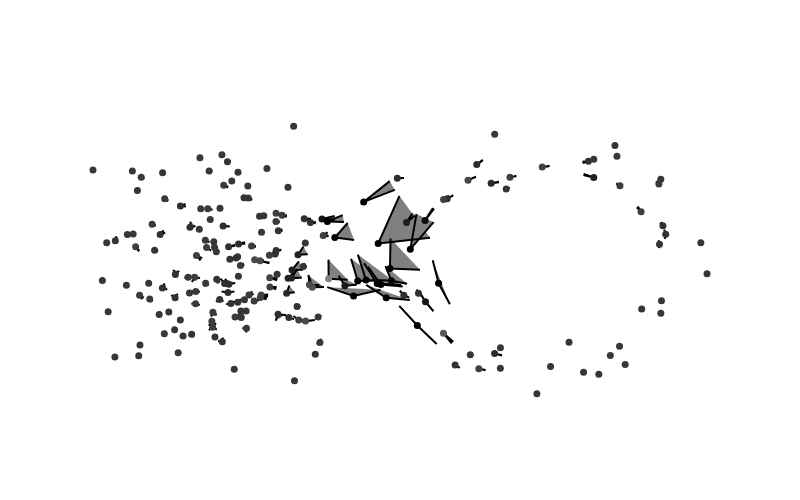
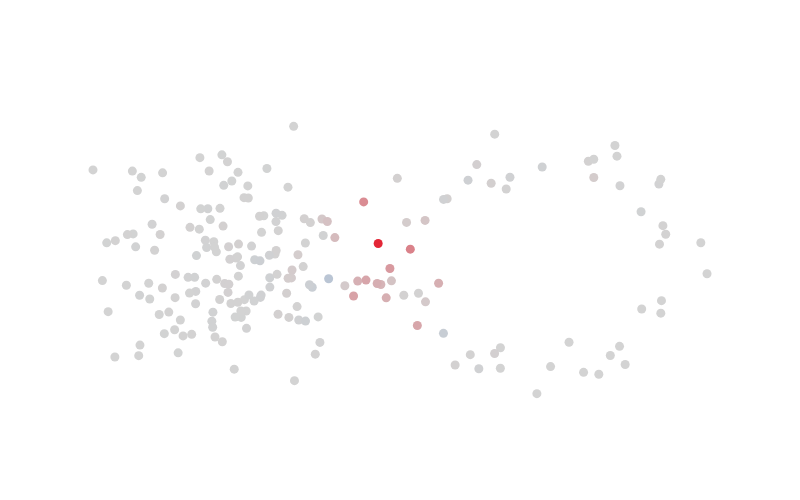

The code cell stored with these charts, in order, in its notebook:
### Markdown cell above
We can also wedge these two forms together to get a 2-form. The bivector field representaion is not unique (so is a slightly crude visualisation). Let's also look at its metric.

### Code cell
wedge_a1a2 = contract('ijk,i,j', DG_data.wedge_11(), a1, a2)

print('a_1 wedge a_2 as a bivector field:')
plot_2_form_plain(2*wedge_a1a2, DG_data).show()

norm_wedge_a1a2 = contract('ij,i,j', DG_data.G2(), wedge_a1a2, wedge_a1a2)**0.5
print('Norm of the wedge product:', norm_wedge_a1a2.round(3))

metric_wedge_a1a2 = contract('ijk,i,j', DG_data.g2(), wedge_a1a2, wedge_a1a2)
print('Metric g(a_1 a_2,a_1 a_2):')
plot_scatter(DG_data.data, DG_data.u().T @ metric_wedge_a1a2).show()

### Figure 1 — Plotly figure (JSON) as saved in the notebook; plotly's stock layout.template omitted (floating-point values rounded to 4 significant figures; data arrays with more than 128 entries replaced by an {"elided": "..."} marker saying what was removed)
{"data": [{"fill": "toself", "fillcolor": "gray", "marker": {"color": "black", "colorscale": [[0, "gray"], [1, "black"]], "size": 7}, "type": "scatter", "x": {"elided": "800 float values"}, "y": {"elided": "800 float values"}}, {"marker": {"cmax": 0.004035, "cmin": -0.00542, "color": {"elided": "200 float values"}, "colorscale": [[0, "gray"], [1, "black"]], "size": 7}, "mode": "markers", "type": "scatter", "x": {"elided": "200 float values"}, "y": {"elided": "200 float values"}}], "layout": {"height": 500, "paper_bgcolor": "rgba(0,0,0,0)", "plot_bgcolor": "rgba(0,0,0,0)", "showlegend": false, "width": 800, "xaxis": {"range": [-1.191, 1.275], "visible": false}, "yaxis": {"range": [-0.5632, 0.5667], "scaleanchor": "x", "scaleratio": 1, "visible": false}}}

### Figure 2 — Plotly figure (JSON) as saved in the notebook; plotly's stock layout.template omitted (floating-point values rounded to 4 significant figures; data arrays with more than 128 entries replaced by an {"elided": "..."} marker saying what was removed)
{"data": [{"marker": {"cmax": 0.01009, "cmid": 0, "cmin": -0.01009, "color": {"elided": "200 float values"}, "colorscale": [[0, "#166dde"], [0.5, "lightgray"], [1, "#e32636"]], "size": 9}, "mode": "markers", "type": "scatter", "x": {"elided": "200 float values"}, "y": {"elided": "200 float values"}}], "layout": {"height": 500, "paper_bgcolor": "rgba(0,0,0,0)", "plot_bgcolor": "rgba(0,0,0,0)", "showlegend": false, "width": 800, "xaxis": {"range": [-1.191, 1.275], "visible": false}, "yaxis": {"range": [-0.5632, 0.5667], "scaleanchor": "x", "scaleratio": 1, "visible": false}}}
